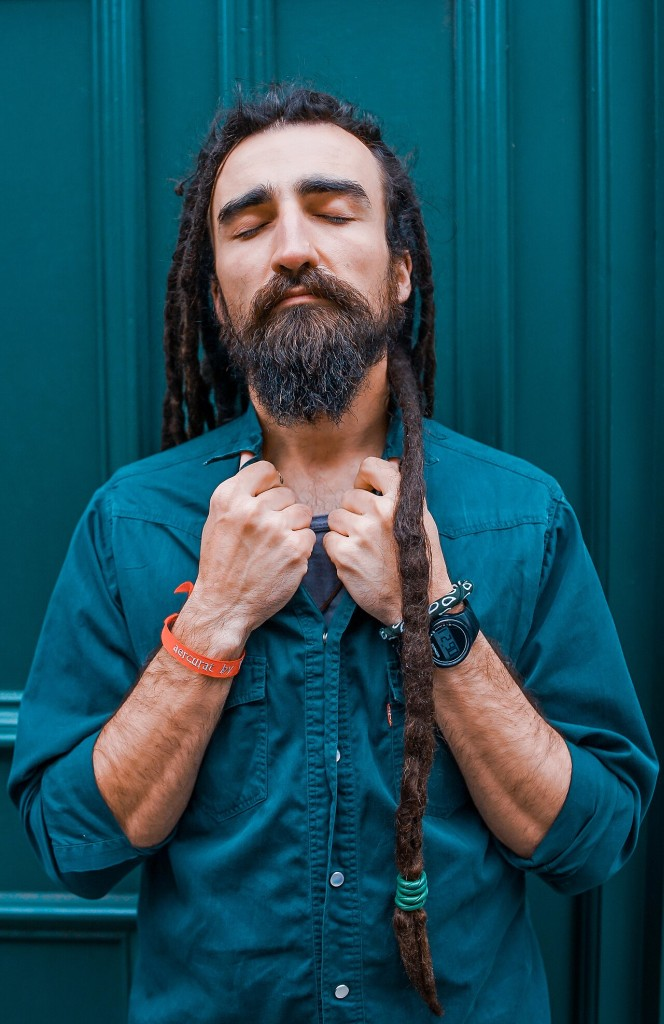
#> input picture tests/fixtures/closed_eyes_cc0/closed_eyes.jpg, 664 x 1024 px; its folder holds only this picture in this run
$ python -i sharpness.py   (imports and definitions only)   (older library calls are emulated)
#> lines starting #> are read from the running program, lines starting #| are printed output that depends on the picture
"""Sharpness: variance of Laplacian and Tenengrad on normalised luma, plus face-ROI sharpness."""

from __future__ import annotations

from dataclasses import dataclass

import cv2
import numpy as np

GLOBAL_EDGE = 1024
# Scale-invariant face focus: every face is measured at one canonical pixel scale (area-downscaled
# to FACE_EDGE, never upscaled), and faces smaller than MIN_FACE_PX are not judged at all
# (NaN) because their Laplacian variance mostly reflects resolution, not focus.
FACE_EDGE = 96
MIN_FACE_PX = 96
# Absolute floors for the per-shoot reference (prevents blow-ups on featureless shoots).
LAP_FLOOR = 30.0
# ... and a cap on the global reference. A shoot-wide p90 is set by its most textured frames; a
# frame of smooth content (studio backdrop, sky, bokeh) is then "soft" relative to it although it
# is perfectly sharp. Measured: genuinely blurred frames have a 1024-px Laplacian variance below
# ~35, clean smooth-background frames above ~70, so a reference beyond LAP_REF_CAP only produces
# false blur verdicts.
LAP_REF_CAP = 300.0
TENEN_FLOOR = 150.0
FACE_FLOOR = 30.0


def to_luma(img_rgb: np.ndarray) -> np.ndarray:
    """uint8 luma (BT.601) of an RGB image."""
    return cv2.cvtColor(img_rgb, cv2.COLOR_RGB2GRAY)


def _resize_long_edge(gray: np.ndarray, edge: int) -> np.ndarray:
    h, w = gray.shape[:2]
    s = edge / max(h, w)
    if abs(s - 1.0) < 1e-3:
        return gray
    interp = cv2.INTER_AREA if s < 1 else cv2.INTER_LINEAR
    return cv2.resize(gray, (max(1, round(w * s)), max(1, round(h * s))), interpolation=interp)


def lap_var(gray: np.ndarray) -> float:
    return float(cv2.Laplacian(gray, cv2.CV_32F, ksize=3).var())


def tenengrad(gray: np.ndarray) -> float:
    """Mean squared Sobel gradient magnitude."""
    gx = cv2.Sobel(gray, cv2.CV_32F, 1, 0, ksize=3)
    gy = cv2.Sobel(gray, cv2.CV_32F, 0, 1, ksize=3)
    return float(np.mean(gx * gx + gy * gy)) / 16.0


@dataclass(frozen=True)
class GlobalSharpness:
    lap_var: float
    tenengrad: float


def global_sharpness(gray: np.ndarray) -> GlobalSharpness:
    """Scale-invariant global sharpness (luma resized to a 1024 px long edge)."""
    g = _resize_long_edge(gray, GLOBAL_EDGE)
    return GlobalSharpness(lap_var(g), tenengrad(g))


# [62 lines left out: functions face_sharpness, region_sharpness, face_luma, shoot_reference, normalise, not called in this run]

>>> import cv2
>>> picture = cv2.imread('../../../tests/fixtures/closed_eyes_cc0/closed_eyes.jpg', cv2.IMREAD_GRAYSCALE)
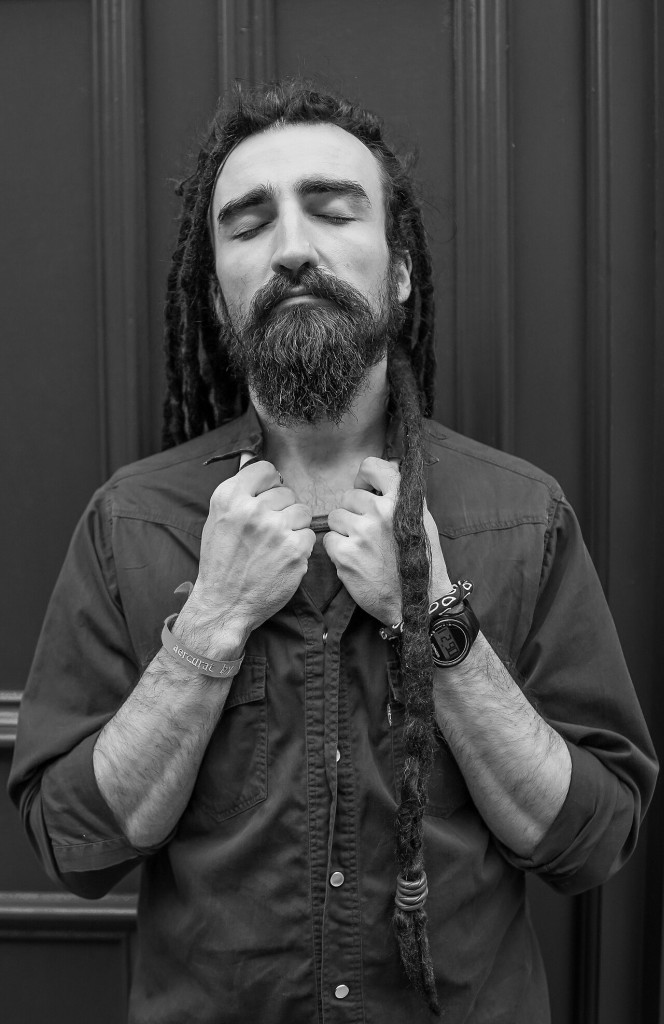
#> picture: shape (1024, 664); min 0, max 254, mean 67
>>> result = global_sharpness(picture)
#> in tenengrad, `gx = cv2.Sobel(gray, cv2.CV_32F, 1, 0, ksize=3)`:
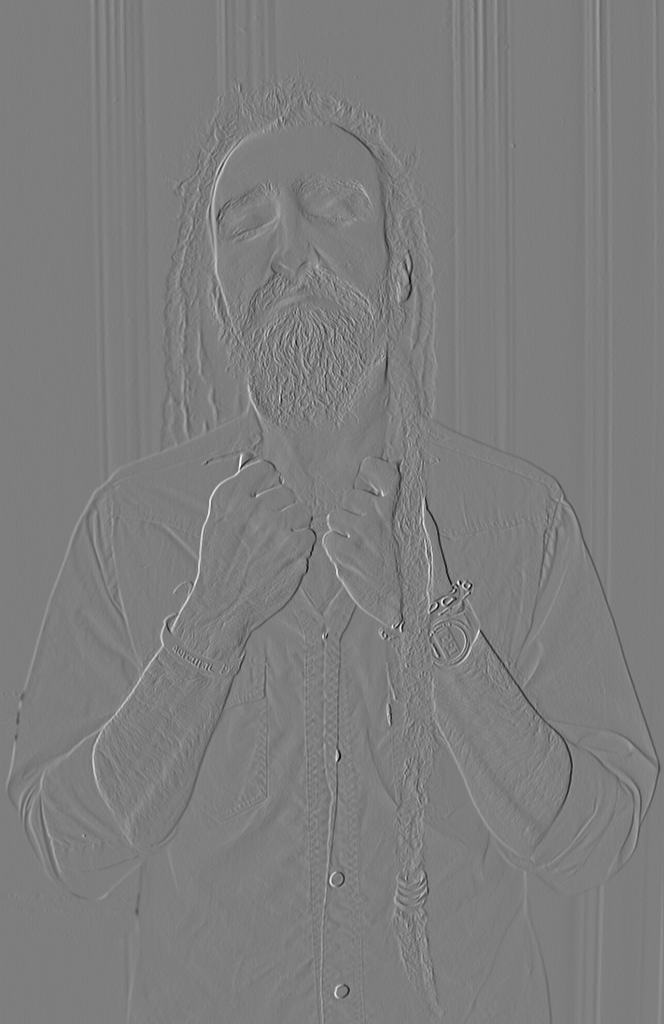
#> gx: shape (1024, 664) float32; min -756, max 772, mean -0.3; drawn with min black and max white
